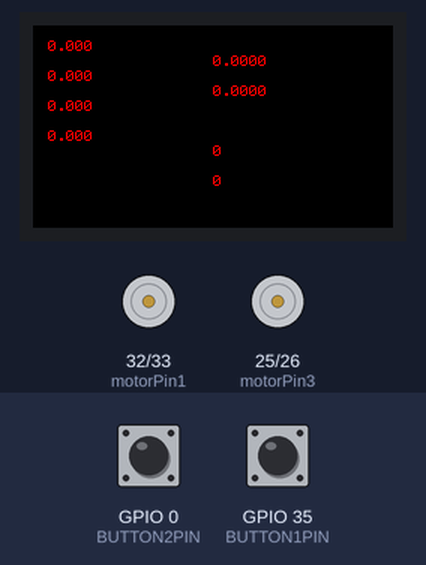
A sketch run on a simulated ESP32. On the bench: 240×135 colour display, motor-driver pin pairs drawn as motors (green arrow = first pin HIGH = forward, orange = second pin HIGH = backward, longer = more drive, scaled by the enable pin). The inputs (shaded band) are chosen by the test bench; at power-on: GPIO 0 (BUTTON2PIN) HIGH, GPIO 35 (BUTTON1PIN) HIGH. Nothing arrives over Bluetooth unless stated; a phone connects over Bluetooth LE 3 s after start; what the sketch prints to the serial monitor is not drawn.

Above: at 1.3 s.
1.4 s: GPIO 0 (BUTTON2PIN) pulled LOW for 0.15 s
At 2.1 s:
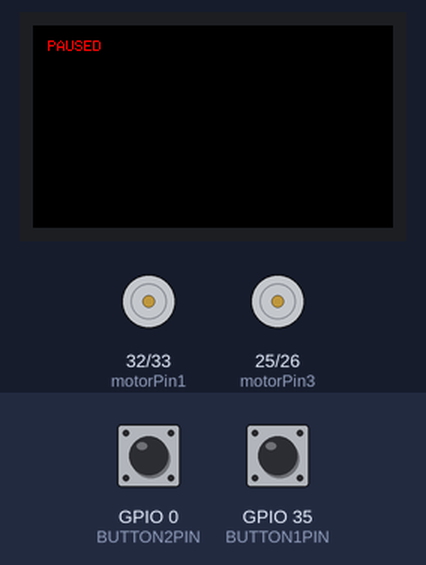
4.5 s: GPIO 0 (BUTTON2PIN) pulled LOW for 1 s
At 5.5 s:
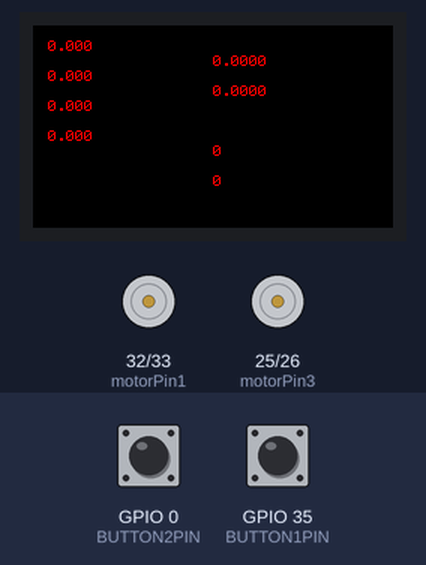
8.5 s: GPIO 0 (BUTTON2PIN) pulled LOW for 3.2 s
At 9.8 s:
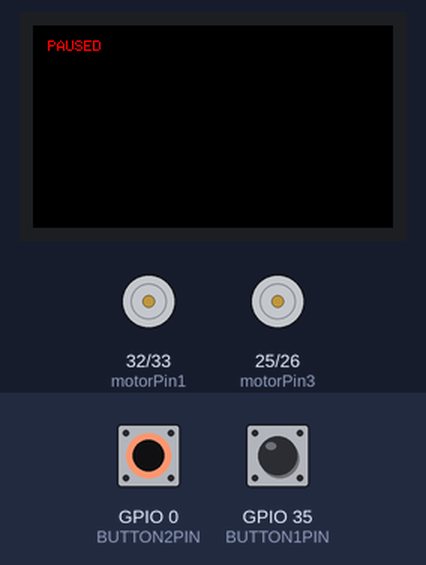
Timing chart, 0 to 11.5 s (numbered marks = the images above; inputs shaded):
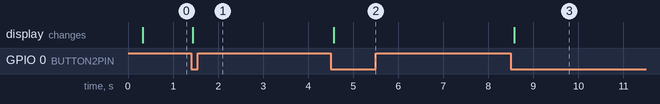

Measured:
- after the input at 1.4 s, the display: changes at once (image 1)
- after the input at 4.5 s, the display: changes after 0.07 s (image 2)
- after the input at 8.5 s, the display: changes after 0.07 s (image 3)

The sketch:

RacecArduino.ino
```cpp
#include <BLEDevice.h>
#include <BLEUtils.h>
#include <BLEServer.h>

#include <TFT_eSPI.h>


// See the following for generating UUIDs:
// https://www.uuidgenerator.net/

#define SERVICE_UUID         "deadbeef-23e2-11ed-861d-0242ac12efa3"
#define CHARACTERISTIC0_UUID "deadbeef-36e1-4688-b7f5-ea07361b0000"
#define CHARACTERISTIC1_UUID "deadbeef-36e1-4688-b7f5-ea07361b0001"

// Pins for the button on the module
#define BUTTON1PIN 35
#define BUTTON2PIN 0

BLECharacteristic *pCharacteristic0 = nullptr;
BLECharacteristic *pCharacteristic1 = nullptr;
TFT_eSPI tft = TFT_eSPI(135, 240);

// the number of the LED pin
#define motorPinEna 21 // pwm
#define motorPin1 32
#define motorPin2 33

#define motorPin3 25
#define motorPin4 26
#define motorPinEnb 27 // pwm

// setting PWM properties
const int freq = 5000;
const int resolution = 8;
const int pwmChannelA = 0;
const int pwmChannelB = 1;

// pause boolean
bool on = true;

void IRAM_ATTR toggleButton1() {
  Serial.println("Button 1 Pressed!");
}

void IRAM_ATTR toggleButton2() {
  Serial.println("Button 2 Pressed!");
  on = !on;
  Serial.println(on);
}

void setup() {
  Serial.begin(115200);
  Serial.println("Starting BLE!");

  tft.init();
  tft.setRotation(1);
  tft.fillScreen(TFT_BLACK);
  tft.setTextColor(TFT_RED);
  tft.drawString("Starting", tft.width() / 2, tft.height() / 4 * 3);

  // enable button interupts
  pinMode(BUTTON1PIN, INPUT);
  pinMode(BUTTON2PIN, INPUT);
  attachInterrupt(BUTTON1PIN, toggleButton1, FALLING);
  attachInterrupt(BUTTON2PIN, toggleButton2, FALLING);

  // set other pins to output
  pinMode(motorPinEna, OUTPUT);
  pinMode(motorPin1, OUTPUT);
  pinMode(motorPin2, OUTPUT);
  pinMode(motorPin3, OUTPUT);
  pinMode(motorPin4, OUTPUT);
  pinMode(motorPinEnb, OUTPUT);

  // configure LED PWM functionalitites
  ledcSetup(pwmChannelA, freq, resolution);
  ledcSetup(pwmChannelB, freq, resolution);

  // attach the channel to the pin to be controlled
  ledcAttachPin(motorPinEna, pwmChannelA);
  ledcAttachPin(motorPinEnb, pwmChannelB);

  // name of the bluetooth device seen in the Bluetooth device chooser
  BLEDevice::init("RacecArduino");
  BLEServer *pServer = BLEDevice::createServer();
  BLEService *pService = pServer->createService(SERVICE_UUID);
  pCharacteristic0 = pService->createCharacteristic(
                                         CHARACTERISTIC0_UUID,
                                         BLECharacteristic::PROPERTY_READ |
                                         BLECharacteristic::PROPERTY_WRITE
                                       );

  pCharacteristic1 = pService->createCharacteristic(
                                         CHARACTERISTIC1_UUID,
                                         BLECharacteristic::PROPERTY_READ |
                                         BLECharacteristic::PROPERTY_WRITE
                                       );

  pCharacteristic0->setValue("0.0");
  pCharacteristic1->setValue("0.0");

  pService->start();
  // BLEAdvertising *pAdvertising = pServer->getAdvertising();  // this still is working for backward compatibility
  BLEAdvertising *pAdvertising = BLEDevice::getAdvertising();
  pAdvertising->addServiceUUID(SERVICE_UUID);
  pAdvertising->setScanResponse(true);
  pAdvertising->setMinPreferred(0x06);  // functions that help with iPhone connections issue
  pAdvertising->setMinPreferred(0x12);
  BLEDevice::startAdvertising();
  Serial.println("Characteristic defined! Now you can read and write it!");
}

float accelSmooth = 0.0f;
float steeringSmooth = 0.0f;
float smoothing = 0.8f;

void loop() {
  delay(40);
  // if paused
  if (!on) {
    tft.fillScreen(TFT_BLACK);
    tft.setTextColor(TFT_RED);
    tft.drawString("PAUSED", 10, 10);

    digitalWrite(motorPin1, LOW);
    digitalWrite(motorPin2, LOW);
    digitalWrite(motorPin3, LOW);
    digitalWrite(motorPin4, LOW);
    return;
  }

  float acceleration = String(pCharacteristic0->getValue().c_str()).toFloat();
  float steering = String(pCharacteristic1->getValue().c_str()).toFloat();

  acceleration = acceleration < 0.3f && acceleration > -0.3f ? 0.0f : acceleration;
  steering = steering < 0.3f && steering > -0.3f ? 0.0f : steering;

  accelSmooth = accelSmooth * (1.0f-smoothing) + acceleration * smoothing;
  steeringSmooth = steeringSmooth * (1.0f-smoothing) + steering * smoothing;

  tft.fillScreen(TFT_BLACK);
  tft.setTextColor(TFT_RED);
  tft.drawString(String(acceleration, 3), 10, 10);
  tft.drawString(String(accelSmooth, 3), 10, 30);
  tft.drawString(String(steering, 3), 10, 50);
  tft.drawString(String(steeringSmooth, 3), 10, 70);

  //accel influences both
  //steer adds to one and subtracts from the other

  float speedA = accelSmooth; // range -1.5 to 1.5
  float speedB = steeringSmooth;

  // Debug info on the screen
  tft.drawString(String(speedA, 4), 120, 20);
  tft.drawString(String(speedB, 4), 120, 40);

  // set motor direction depending on direction of resulting speed and make speed positive
  if(speedA < 0) {
    digitalWrite(motorPin1, LOW);
    digitalWrite(motorPin2, HIGH);
    speedA = -speedA;
  } else {
    digitalWrite(motorPin1, HIGH);
    digitalWrite(motorPin2, LOW);
  }

  if(speedB < 0) {
    digitalWrite(motorPin3, LOW);
    digitalWrite(motorPin4, HIGH);
    speedB = -speedB;
  } else {
    digitalWrite(motorPin3, HIGH);
    digitalWrite(motorPin4, LOW);
  }

  // speed ranges in 0 to 1
  speedA = constrain(speedA, 0.0f, 1.0f);
  speedB = constrain(speedB, 0.0f, 1.0f);


  // send PWM speed signal from 0 to MAXSPEED
  // scaling 0 to 1 into 0 to 1000 and then mapping from 0 to maxspeed
  #define maxSpeed 250
  int pwmA = map((speedA) * 1000, 0, 1000, 170, maxSpeed);
  int pwmB = map((speedB) * 1000, 0, 1000, 170, maxSpeed);

  // 175 - 255 is actual speed variance
  pwmA = pwmA > 173 ? pwmA : 0;
  pwmB = pwmB > 173 ? pwmB : 0;

  tft.drawString(String(pwmA), tft.width() / 2, 80);
  tft.drawString(String(pwmB), tft.width() / 2, 100);

  ledcWrite(pwmChannelA, pwmA);
  ledcWrite(pwmChannelB, pwmB);
}
```
